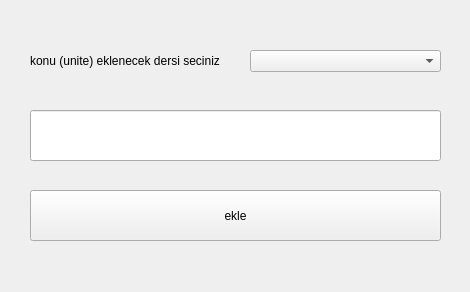
<?xml version="1.0" encoding="UTF-8"?>
<ui version="4.0">
 <class>addSection</class>
 <widget class="QWidget" name="addSection">
  <property name="windowModality">
   <enum>Qt::NonModal</enum>
  </property>
  <property name="geometry">
   <rect>
    <x>0</x>
    <y>0</y>
    <width>470</width>
    <height>292</height>
   </rect>
  </property>
  <property name="focusPolicy">
   <enum>Qt::NoFocus</enum>
  </property>
  <property name="windowTitle">
   <string>Konu Ekle</string>
  </property>
  <widget class="QLabel" name="konuEkle_lbl">
   <property name="geometry">
    <rect>
     <x>30</x>
     <y>40</y>
     <width>211</width>
     <height>41</height>
    </rect>
   </property>
   <property name="text">
    <string>konu (unite) eklenecek dersi seciniz</string>
   </property>
  </widget>
  <widget class="QComboBox" name="konEkle_cmb">
   <property name="geometry">
    <rect>
     <x>250</x>
     <y>50</y>
     <width>191</width>
     <height>22</height>
    </rect>
   </property>
  </widget>
  <widget class="QLineEdit" name="konuEkle_txt">
   <property name="geometry">
    <rect>
     <x>30</x>
     <y>110</y>
     <width>411</width>
     <height>51</height>
    </rect>
   </property>
  </widget>
  <widget class="QPushButton" name="konuEkle_btn">
   <property name="geometry">
    <rect>
     <x>30</x>
     <y>190</y>
     <width>411</width>
     <height>51</height>
    </rect>
   </property>
   <property name="text">
    <string>ekle</string>
   </property>
  </widget>
 </widget>
 <resources/>
 <connections/>
</ui>
